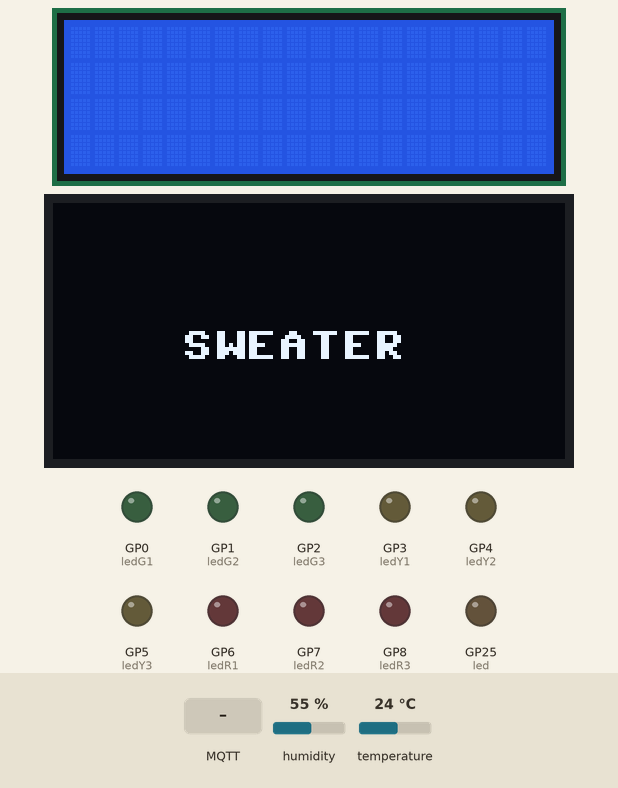
A program run on a simulated Raspberry Pi Pico running MicroPython. Parts: 20×4 character LCD, 128×64 one-colour display, output pins drawn as LEDs (lit = HIGH). The test bench sets the inputs (shaded band); at power-on: humidity 55 %, temperature 24 °C. WiFi joins after 1.5 s; the clock reads 2024-03-15 10:24:30 at power-on unless the program sets it; no MQTT or app messages arrive unless stated; library files of the repository ran but are not shown: 4 file(s); what the program prints to the serial console is not drawn.

Above: at 1.4 s.
At 17.6 s:
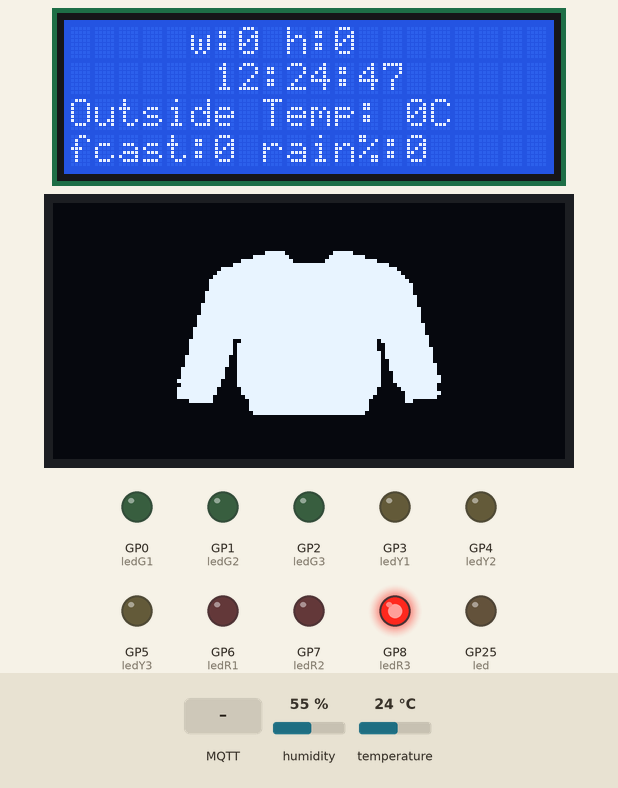
17.7 s: MQTT message "at" arrives on the first subscribed topic
At 20.0 s:
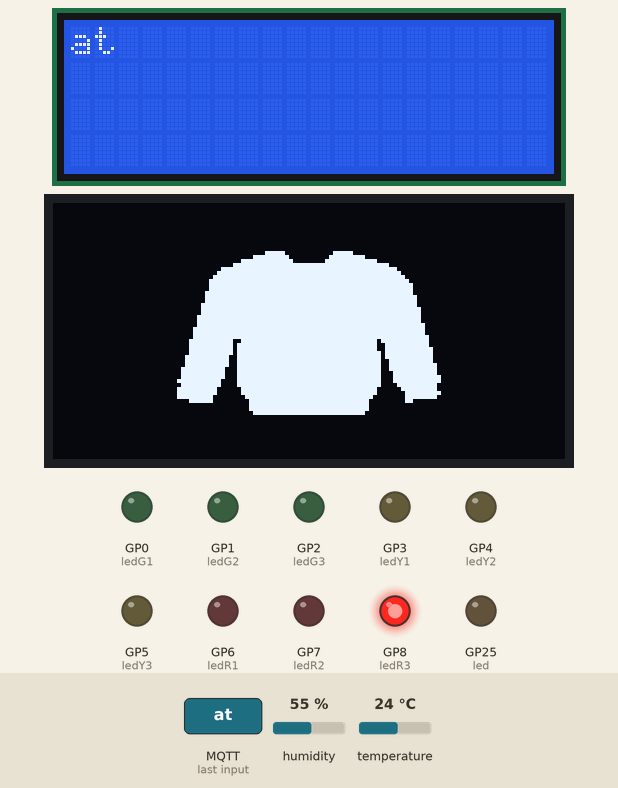
At 30.4 s:
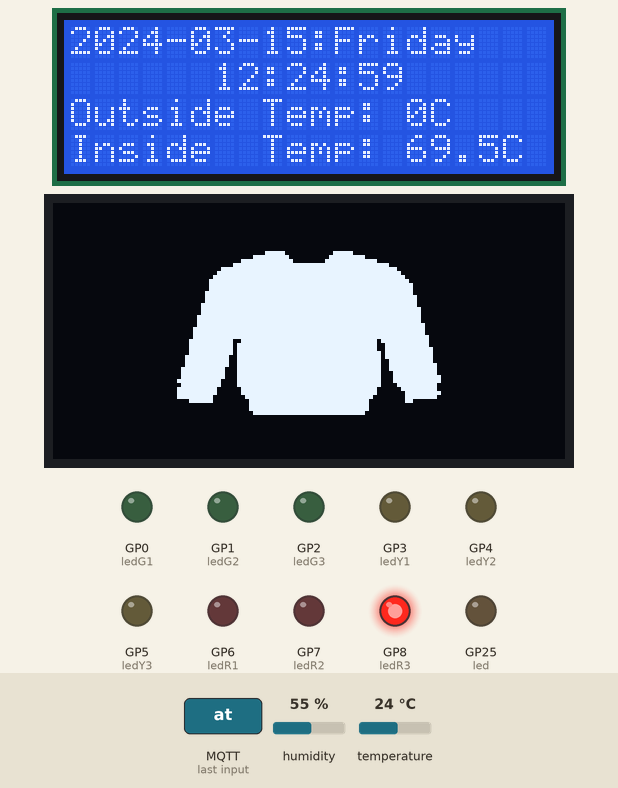
Timing chart, 0 to 31.9 s (numbered marks = the images above; inputs shaded):
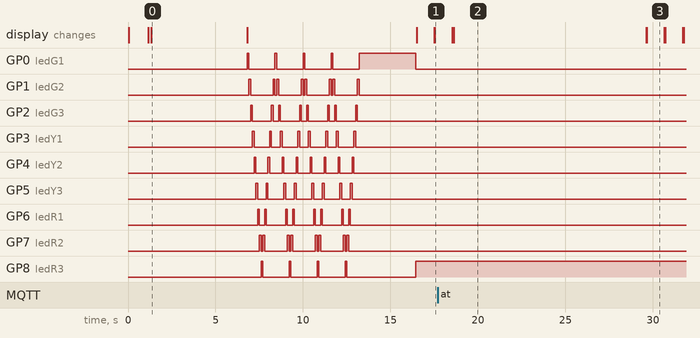

Measured:
- what the display in image 0 shows lasts 5.5 s, from 1.3 s to 6.8 s
- what the display in image 2 shows lasts 11.0 s, from 18.6 s to 29.6 s
- what the display in image 3 shows lasts 1.0 s, from 29.7 s to 30.7 s

The program:

main.py
```python
# main.py
import time
import ntptime
from machine import Pin
from config import MQTT_BROKER, MQTT_CLIENT_ID, MQTT_TOPIC
from communication import connect_wifi, mqtt_publish, mqtt_subscribe, get_outside_temp, get_weather_data
from sensors import temp, measure_temp_humidity, flash_lights, set_lights
from display import display_message
from utils import adjusted_time, format_date, format_time, format_day_of_week
from simple import MQTTClient
# Initialize LEDs

def always_run():


    flash_lights(2)


    print("Starting . . .")
    flash_lights(2)
    connect_wifi()
    client = MQTTClient(MQTT_CLIENT_ID, MQTT_BROKER)
    client.connect()
    mqtt_subscribe(client)
    print("Setting time")
    while True: #Sometimes OSerror on NTP time
        try:
            ntptime.settime()
            break
        except Exception as e:
            print("Trying to fetch time again...")
    print(adjusted_time())

    def main_loop():
        counter = 0
        temp_str = "Temp: --.-C"
        while True:

            current_time = adjusted_time()
            date_str = format_date(current_time)
            day_str = format_day_of_week(current_time)
            time_str = format_time(current_time)

            if counter % 30 == 0:
                tmpsensor1 = temp()
                outside_temp_str = get_outside_temp()
                outside_temp_str = f"Outside Temp: {outside_temp_str}C"
                print("Sensor 1: ", tmpsensor1)
                try:
                    temperature, humidity = measure_temp_humidity()

                    print("Sensor 2: tmp ", temperature, " humidity: ", humidity)
                    set_lights((tmpsensor1 + temperature) / 2)
                    message = f"{(tmpsensor1 + temperature) / 2}"
                    temp_str = "Inside  Temp: {:.1f}C".format((tmpsensor1 + temperature) / 2)
                except Exception as error:
                    print("Sensor 2: Exception occurred", error)
                    set_lights(tmpsensor1)
                    message = f"{tmpsensor1}"
                    temp_str = "Inside  Temp: {:.1f}C".format(tmpsensor1)

                try:
                    mqtt_publish(client, MQTT_TOPIC, message)
                except Exception as error:
                    print("/--/ Could not send via MQTT")

            set_lights((tmpsensor1 + temperature) / 2)
            print(date_str, day_str, time_str, temp_str)
            date_str = f"{date_str}:{day_str}"
            if counter % 6 == 0 or counter % 6 == 1 or counter % 6 == 2:
                wind_speed, outside_humidity, forecast_avg_temp, chance_of_rain = get_weather_data()
                toptext = f"     w:{wind_speed} h:{outside_humidity}"
                bottomtext = f"fcast:{forecast_avg_temp} rain%:{chance_of_rain}"
                display_message(toptext, outside_temp_str, time_str, bottomtext)
            else:
                display_message(date_str, outside_temp_str, time_str, temp_str)

            try:
                client.check_msg()
            except Exception as error:
                print(error)
                print("/--/ Could not check the messages via MQTT")

            counter += 1
            time.sleep(1)

    time.sleep(1)
    main_loop()
always_run()
```

config.py
```python
import ubinascii
import machine

SSID = 'ssid'             #change this
PASSWORD = 'password'  #change this

MQTT_BROKER = '192.168.0.101'
MQTT_CLIENT_ID = ubinascii.hexlify(machine.unique_id())
MQTT_TOPIC = 'home/temperature'
MQTT_TOPIC_SUB = 'home/control'
MQTT_TOPIC_TIME_REQ = 'home/time/request'
MQTT_TOPIC_TIME_RESP = 'home/time/response'
```

communication.py
```python
import network
import main #circular import leggoo
from simple import MQTTClient
from config import SSID, PASSWORD, MQTT_BROKER, MQTT_CLIENT_ID, MQTT_TOPIC_SUB, MQTT_TOPIC_TIME_RESP
import time
from display import display_custom_message, display_alarm, display_prediction, display_on_oled
from sensors import flash_lights
outside_temp = 0
wind_speed = 0
humidity = 0
forecast_avg_temp = 0
chance_of_rain = 0
def connect_wifi():
    wlan = network.WLAN(network.STA_IF)
    wlan.active(True)
    wlan.connect(SSID, PASSWORD)

    while not wlan.isconnected():
        print('Connecting to WiFi...')
        time.sleep(1)

    print('Connected to WiFi')
    print('Network configuration:', wlan.ifconfig())

def mqtt_publish(client, topic, message):
    try:
        client.publish(topic, message)
        print(f"Published message: {message} to topic: {topic}")
    except Exception as e:
        print(f"Failed to connect/publish to MQTT Broker: {e}")

def control_callback(topic, msg):
    topic_str = topic.decode()
    message = msg.decode()
    print(f"Received message on {topic_str}: {message}")

    if message == 'flash':
        flash_lights(1)
        print("Received flash command!")
    elif len(message) > 1 and message[0] == "2":
        global outside_temp
        outside_temp = message[2:]
        print(outside_temp)
    elif len(message) > 3 and message[0:2] == "at":
        alarmtime = message[3:]
        print("Displaying alarm")
        alarmtime = str(alarmtime)
        display_alarm(alarmtime)
    elif len(message) > 4 and message[0:4] == "pred":
        prediction = message[5:]
        print("Displaying prediction")
        display_prediction(prediction)
    elif len(message) > 4 and message[0:4] == "OLED":
        message = message[5:]
        print("Displaying OLED")
        display_on_oled(str(message))
    elif len(message) > 2 and message[0:2] == "wd":
        message = message[3:]
        parts = message.split('|')
        data_dict = {}

        for part in parts:
            key, value = part.split(':')
            data_dict[key] = value

        global wind_speed
        global humidity
        global forecast_avg_temp
        global chance_of_rain

        wind_speed = data_dict.get('Wind')
        humidity = data_dict.get('Humidity')
        forecast_avg_temp = data_dict.get('forecast')
        chance_of_rain = data_dict.get('rain%')

        print(f"Wind Speed: {wind_speed}, Humidity: {humidity}, Forecast: {forecast_avg_temp}, Rain Chance: {chance_of_rain}")
    else:
        print("Displaying on LCD:",message)
        display_custom_message(str(message))


def get_outside_temp():
    global outside_temp
    return outside_temp
def get_weather_data():
    global wind_speed
    global humidity
    global forecast_avg_temp
    global chance_of_rain
    return wind_speed, humidity, forecast_avg_temp, chance_of_rain
def mqtt_subscribe(client):
    client.set_callback(control_callback)
    client.subscribe(MQTT_TOPIC_SUB)
    client.subscribe(MQTT_TOPIC_TIME_RESP)
```

sensors.py
```python
import dht
from machine import Pin, ADC
import time

tempSensor = dht.DHT11(Pin(26))
adc = ADC(27)
sf = 4095 / 65535  # Scale factor
volt_per_adc = 3.3 / 4095

def temp():
    mv = adc.read_u16()
    adc_12b = mv * sf
    volt = adc_12b * volt_per_adc

    dx = abs(50 - 0)
    dy = abs(0 - 0.5)
    shift = volt - 0.5
    temp = shift / (dy / dx)

    return temp

def measure_temp_humidity():
    tempSensor.measure()
    temperature = tempSensor.temperature()
    humidity = tempSensor.humidity()
    return temperature, humidity

led = Pin("LED", Pin.OUT)
ledG1 = Pin(0, Pin.OUT)
ledG2 = Pin(1, Pin.OUT)
ledG3 = Pin(2, Pin.OUT)
ledY1 = Pin(3, Pin.OUT)
ledY2 = Pin(4, Pin.OUT)
ledY3 = Pin(5, Pin.OUT)
ledR1 = Pin(6, Pin.OUT)
ledR2 = Pin(7, Pin.OUT)
ledR3 = Pin(8, Pin.OUT)
def flash_lights(times):
    for i in range(times):
        print(f"{i} Testing lights . . .")
        ledG1.high()
        time.sleep(0.1)
        ledG2.high()
        ledG1.low()
        time.sleep(0.1)
        ledG3.high()
        ledG2.low()
        time.sleep(0.1)
        ledY1.high()
        ledG3.low()
        time.sleep(0.1)
        ledY2.high()
        ledY1.low()
        time.sleep(0.1)
        ledY3.high()
        ledY2.low()
        time.sleep(0.1)
        ledR1.high()
        ledY3.low()
        time.sleep(0.1)
        ledR2.high()
        ledR1.low()
        time.sleep(0.1)
        ledR3.high()
        ledR2.low()
        time.sleep(0.1)
        ledR2.high()
        ledR3.low()
        time.sleep(0.1)
        ledR1.high()
        ledR2.low()
        time.sleep(0.1)
        ledY3.high()
        ledR1.low()
        time.sleep(0.1)
        ledY2.high()
        ledY3.low()
        time.sleep(0.1)
        ledY1.high()
        ledY2.low()
        time.sleep(0.1)
        ledG3.high()
        ledY1.low()
        time.sleep(0.1)
        ledG2.high()
        ledG3.low()
        time.sleep(0.1)
        ledG1.high()
        ledG2.low()
def set_lights(curr_temp):
    ledG1.low()
    ledG2.low()
    ledG3.low()
    ledY1.low()
    ledY2.low()
    ledY3.low()
    ledR1.low()
    ledR2.low()
    ledR3.low()

    if 15 <= curr_temp < 17:
        ledG1.high()
    elif 17 <= curr_temp < 19:
        ledG2.high()
    elif 19 <= curr_temp < 21:
        ledG3.high()
    elif 21 <= curr_temp < 23:
        ledY1.high()
    elif 23 <= curr_temp < 25:
        ledY2.high()
    elif 25 <= curr_temp < 27:
        ledY3.high()
    elif 27 <= curr_temp < 29:
        ledR1.high()
    elif 29 <= curr_temp < 31:
        ledR2.high()
    elif curr_temp >= 31:
        ledR3.high()
```

utils.py
```python
import time

def adjusted_time():
    current_time = time.localtime()
    adjusted_hour = (current_time[3] + 2) % 24
    adjusted_time = (current_time[0], current_time[1], current_time[2],
                     adjusted_hour, current_time[4], current_time[5],
                     current_time[6], current_time[7])
    return adjusted_time

def format_date(time_tuple):
    return "{:04d}-{:02d}-{:02d}".format(time_tuple[0], time_tuple[1], time_tuple[2])

def format_time(time_tuple):
    return "      {:02d}:{:02d}:{:02d}".format(time_tuple[3], time_tuple[4], time_tuple[5])

def format_day_of_week(time_tuple):
    days = ["Monday", "Tuesday", "Wednesday", "Thursday", "Friday", "Saturday", "Sunday"]
    return days[time_tuple[6]]
```

Source omitted: display.py (17790 bytes)
